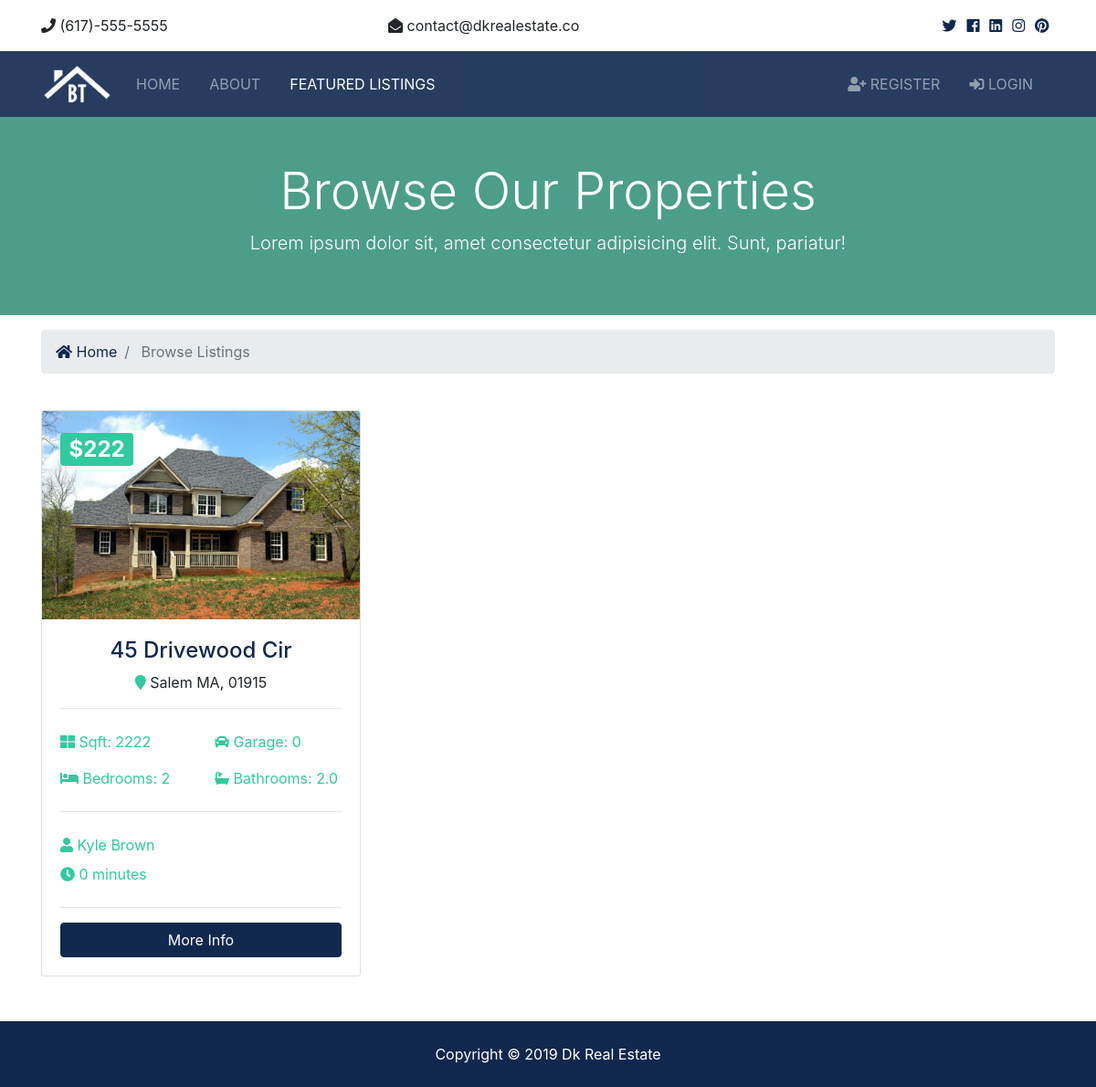
/listings/, run on the app's committed database.
### listings/models.py (models this page shows, shortened)
class Listing(models.Model):
    realtor = models.ForeignKey(Realtor,on_delete=models.DO_NOTHING)
    title = models.CharField(max_length=200)
    address = models.CharField(max_length=200)
    city = models.CharField(max_length=200)
    state = models.CharField(max_length=100)
    zipcode = models.CharField(max_length=100)
    description = models.TextField(blank=True)
    price = models.IntegerField()
    bedrooms = models.IntegerField()
    bathrooms = models.DecimalField(max_digits=2,decimal_places=1)
    garage = models.IntegerField(default=0)
    sqft = models.IntegerField()
    lot_size = models.DecimalField(max_digits=5,decimal_places=1)
    photo_main = models.ImageField(upload_to='photos/%Y/%m/%d/')
    photo_1 = models.ImageField(upload_to='photos/%Y/%m/%d/',blank=True)
    photo_2 = models.ImageField(upload_to='photos/%Y/%m/%d/',blank=True)
    photo_3 = models.ImageField(upload_to='photos/%Y/%m/%d/',blank=True)
    photo_4 = models.ImageField(upload_to='photos/%Y/%m/%d/',blank=True)
    photo_5 = models.ImageField(upload_to='photos/%Y/%m/%d/',blank=True)
    photo_6 = models.ImageField(upload_to='photos/%Y/%m/%d/',blank=True)
    is_published = models.BooleanField(default=True)
    list_date = models.DateTimeField(default=datetime.now,blank=True)

### realtors/models.py (models this page shows)
class Realtor(models.Model):
    name = models.CharField(max_length=200)
    photo = models.ImageField(upload_to= 'photos/%Y/%m/%d/')
    description = models.TextField(blank=True)
    phone = models.CharField(max_length=20)
    email=models.EmailField()
    is_mvp = models.BooleanField(default=False)
    hire_date = models.DateTimeField(default=datetime.now,blank=True)
    def __str__(self):
        return self.name

### listings/views.py (the view)
# urls.py: path('',views.index,name='listings'),
def index(request):
    listings = Listing.objects.order_by('-list_date').filter(is_published=True)
    paginator = Paginator(listings, 6)
    page = request.GET.get('page')
    paged_listings = paginator.get_page(page)
    context = {
        'listings' : paged_listings
    }
    return render(request,'listings/listings.html',context)

### templates/listings/listings.html (shortened to what this page needs)
{% extends 'base.html' %}
{% load humanize %}
{% block content %}
<section id="showcase-inner" class="py-5 text-white">
    <div class="container">
      <div class="row text-center">
        <div class="col-md-12">
          <h1 class="display-4">Browse Our Properties</h1>
          <p class="lead">Lorem ipsum dolor sit, amet consectetur adipisicing elit. Sunt, pariatur!</p>
        </div>
      </div>
    </div>
  </section>
  <section id="bc" class="mt-3">
    <div class="container">
      <nav aria-label="breadcrumb">
        <ol class="breadcrumb">
          <li class="breadcrumb-item">
            <a href="{% url 'index' %} ">
              <i class="fas fa-home"></i> Home</a>
          </li>
          <li class="breadcrumb-item active"> Browse Listings</li>
        </ol>
      </nav>
    </div>
  </section>
  <section id="listings" class="py-4">
    <div class="container">
      <div class="row">
        {% if listings %}
            {% for listing in listings %}
              <div class="col-md-6 col-lg-4 mb-4">
                <div class="card listing-preview">
                  <img class="card-img-top" src="{{ listing.photo_main.url }}" alt="">
                  <div class="card-img-overlay">
                    <h2>
                      <span class="badge badge-secondary text-white">${{ listing.price | intcomma }}</span>
                    </h2>
                  </div>
                  <div class="card-body">
                    <div class="listing-heading text-center">
                      <h4 class="text-primary">{{ listing.title }}</h4>
                      <p>
                        <i class="fas fa-map-marker text-secondary"></i> {{ listing.city }} {{ listing.state }}, {{ listing.zipcode }}</p>
                    </div>
                    <hr>
                    <div class="row py-2 text-secondary">
                      <div class="col-6">
                        <i class="fas fa-th-large"></i> Sqft: {{ listing.sqft }}</div>
                      <div class="col-6">
                        <i class="fas fa-car"></i> Garage: {{ listing.garage }}</div>
                    </div>
                    <div class="row py-2 text-secondary">
                      <div class="col-6">
                        <i class="fas fa-bed"></i> Bedrooms: {{ listing.bedrooms }}</div>
                      <div class="col-6">
                        <i class="fas fa-bath"></i> Bathrooms: {{ listing.bathrooms }}</div>
                    </div>
                    <hr>
                    <div class="row py-2 text-secondary">
                      <div class="col-12">
                        <i class="fas fa-user"></i> {{ listing.realtor }}</div>
                    </div>
                    <div class="row text-secondary pb-2">
                      <div class="col-6">
                        <i class="fas fa-clock"></i> {{ listing.list_date | timesince }}</div>
                    </div>
                    <hr>
                    <a href="{% url 'listing' listing.id %}" class="btn btn-primary btn-block">More Info</a>
                  </div>
                </div>
              </div>
            {% endfor %}
        {% else %}
            <div class="col-md-12">
              <p>No Listings Available</p>
            </div>
        {% endif %}
      </div>
      <div class="row">
        <div class="col-md-12">
        </div>
      </div>
    </div>
  </section>
{% endblock %}

### btre/static/css/all.css (style rules this page uses)
.fa, .fas, .far, .fal, .fab { -moz-osx-font-smoothing: grayscale; -webkit-font-smoothing: antialiased; display: inline-block; font-style: normal; font-variant: normal; text-rendering: auto; line-height: 1; }
.fa-bath:before { content: "\f2cd"; }
.fa-bed:before { content: "\f236"; }
.fa-car:before { content: "\f1b9"; }
.fa-clock:before { content: "\f017"; }
.fa-home:before { content: "\f015"; }
.fa-map-marker:before { content: "\f041"; }
.fa-th-large:before { content: "\f009"; }
.fa-user:before { content: "\f007"; }
.fa, .fas { font-family: 'Font Awesome 5 Free'; font-weight: 900; }

### btre/static/css/style.css (style rules this page uses)
img { width: 100%; }
#showcase-inner { background: url(../img/building.jpg) no-repeat top center fixed/cover; position: relative; overflow: hidden; min-height: 200px; }
#showcase-inner::before { content: ''; position: absolute; top: 0; left: 0; min-height: 100%; width: 100%; background: rgba(32, 134, 107, 0.8); }
.listing-preview a { position: relative; }

### data on the page
Listing: photo_main (picture), price "222", title "45 Drivewood Cir", city "Salem", state "MA", zipcode "01915", sqft "2222", garage "0", bedrooms "2", bathrooms "2.0", realtor "Kyle Brown", list_date "0 minutes"
